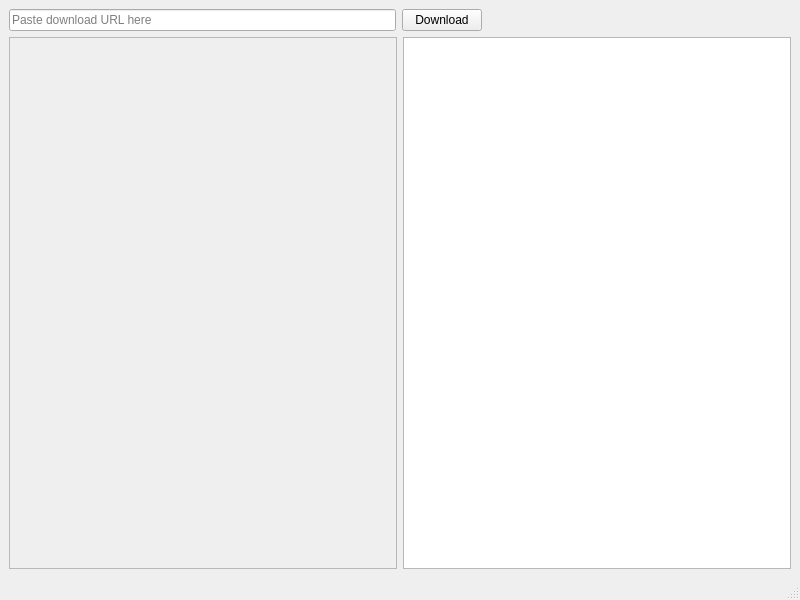
<?xml version="1.0" encoding="UTF-8"?>
<ui version="4.0">
 <class>MainWindow</class>
 <widget class="QMainWindow" name="MainWindow">
  <property name="geometry">
   <rect>
    <x>0</x>
    <y>0</y>
    <width>800</width>
    <height>600</height>
   </rect>
  </property>
  <property name="windowTitle">
   <string>Download URL</string>
  </property>
  <widget class="QWidget" name="centralwidget">
   <layout class="QVBoxLayout" name="verticalLayout">
    <item>
     <layout class="QHBoxLayout" name="horizontalLayout_2" stretch="5,1,4">
      <property name="spacing">
       <number>6</number>
      </property>
      <property name="leftMargin">
       <number>0</number>
      </property>
      <item>
       <widget class="QLineEdit" name="le_URL">
        <property name="placeholderText">
         <string>Paste download URL here</string>
        </property>
       </widget>
      </item>
      <item>
       <widget class="QPushButton" name="pb_Download">
        <property name="text">
         <string>Download</string>
        </property>
       </widget>
      </item>
      <item>
       <spacer name="horizontalSpacer">
        <property name="orientation">
         <enum>Qt::Horizontal</enum>
        </property>
        <property name="sizeHint" stdset="0">
         <size>
          <width>40</width>
          <height>20</height>
         </size>
        </property>
       </spacer>
      </item>
     </layout>
    </item>
    <item>
     <layout class="QHBoxLayout" name="horizontalLayout" stretch="1,1">
      <item>
       <widget class="QScrollArea" name="scrollArea">
        <property name="widgetResizable">
         <bool>true</bool>
        </property>
        <widget class="QWidget" name="scrollAreaWidgetContents">
         <property name="geometry">
          <rect>
           <x>0</x>
           <y>0</y>
           <width>385</width>
           <height>506</height>
          </rect>
         </property>
         <layout class="QVBoxLayout" name="verticalLayout_3"/>
        </widget>
       </widget>
      </item>
      <item>
       <widget class="QTextEdit" name="te_Log"/>
      </item>
     </layout>
    </item>
   </layout>
  </widget>
  <widget class="QMenuBar" name="menubar">
   <property name="geometry">
    <rect>
     <x>0</x>
     <y>0</y>
     <width>800</width>
     <height>21</height>
    </rect>
   </property>
  </widget>
  <widget class="QStatusBar" name="statusbar"/>
 </widget>
 <resources/>
 <connections/>
</ui>
